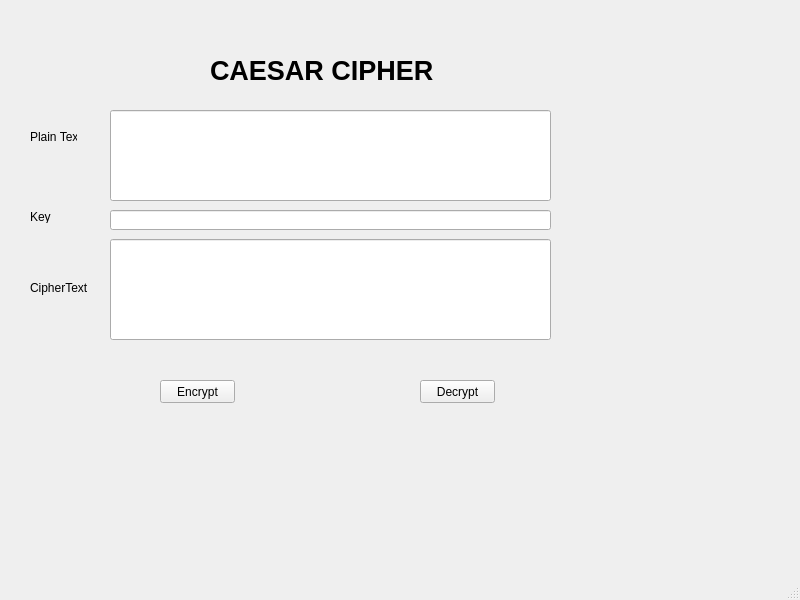
<?xml version="1.0" encoding="UTF-8"?>
<ui version="4.0">
 <class>MainWindow</class>
 <widget class="QMainWindow" name="MainWindow">
  <property name="geometry">
   <rect>
    <x>0</x>
    <y>0</y>
    <width>800</width>
    <height>600</height>
   </rect>
  </property>
  <property name="windowTitle">
   <string>MainWindow</string>
  </property>
  <widget class="QWidget" name="centralwidget">
   <widget class="QLabel" name="label">
    <property name="geometry">
     <rect>
      <x>210</x>
      <y>50</y>
      <width>231</width>
      <height>41</height>
     </rect>
    </property>
    <property name="font">
     <font>
      <pointsize>20</pointsize>
      <weight>75</weight>
      <bold>true</bold>
     </font>
    </property>
    <property name="text">
     <string>CAESAR CIPHER</string>
    </property>
   </widget>
   <widget class="QLabel" name="label_2">
    <property name="geometry">
     <rect>
      <x>30</x>
      <y>130</y>
      <width>47</width>
      <height>13</height>
     </rect>
    </property>
    <property name="text">
     <string>Plain Text:</string>
    </property>
   </widget>
   <widget class="QLabel" name="label_3">
    <property name="geometry">
     <rect>
      <x>30</x>
      <y>210</y>
      <width>47</width>
      <height>13</height>
     </rect>
    </property>
    <property name="text">
     <string>Key</string>
    </property>
   </widget>
   <widget class="QLabel" name="label_4">
    <property name="geometry">
     <rect>
      <x>30</x>
      <y>280</y>
      <width>61</width>
      <height>16</height>
     </rect>
    </property>
    <property name="text">
     <string>CipherText</string>
    </property>
   </widget>
   <widget class="QLineEdit" name="txt_plain_text">
    <property name="geometry">
     <rect>
      <x>110</x>
      <y>110</y>
      <width>441</width>
      <height>91</height>
     </rect>
    </property>
   </widget>
   <widget class="QLineEdit" name="txt_key">
    <property name="geometry">
     <rect>
      <x>110</x>
      <y>210</y>
      <width>441</width>
      <height>20</height>
     </rect>
    </property>
   </widget>
   <widget class="QLineEdit" name="txt_cipher_text">
    <property name="geometry">
     <rect>
      <x>110</x>
      <y>239</y>
      <width>441</width>
      <height>101</height>
     </rect>
    </property>
   </widget>
   <widget class="QPushButton" name="btn_encrypt">
    <property name="geometry">
     <rect>
      <x>160</x>
      <y>380</y>
      <width>75</width>
      <height>23</height>
     </rect>
    </property>
    <property name="text">
     <string>Encrypt</string>
    </property>
   </widget>
   <widget class="QPushButton" name="btn_decrypt">
    <property name="geometry">
     <rect>
      <x>420</x>
      <y>380</y>
      <width>75</width>
      <height>23</height>
     </rect>
    </property>
    <property name="text">
     <string>Decrypt</string>
    </property>
   </widget>
  </widget>
  <widget class="QMenuBar" name="menubar">
   <property name="geometry">
    <rect>
     <x>0</x>
     <y>0</y>
     <width>800</width>
     <height>21</height>
    </rect>
   </property>
  </widget>
  <widget class="QStatusBar" name="statusbar"/>
 </widget>
 <resources/>
 <connections/>
</ui>
